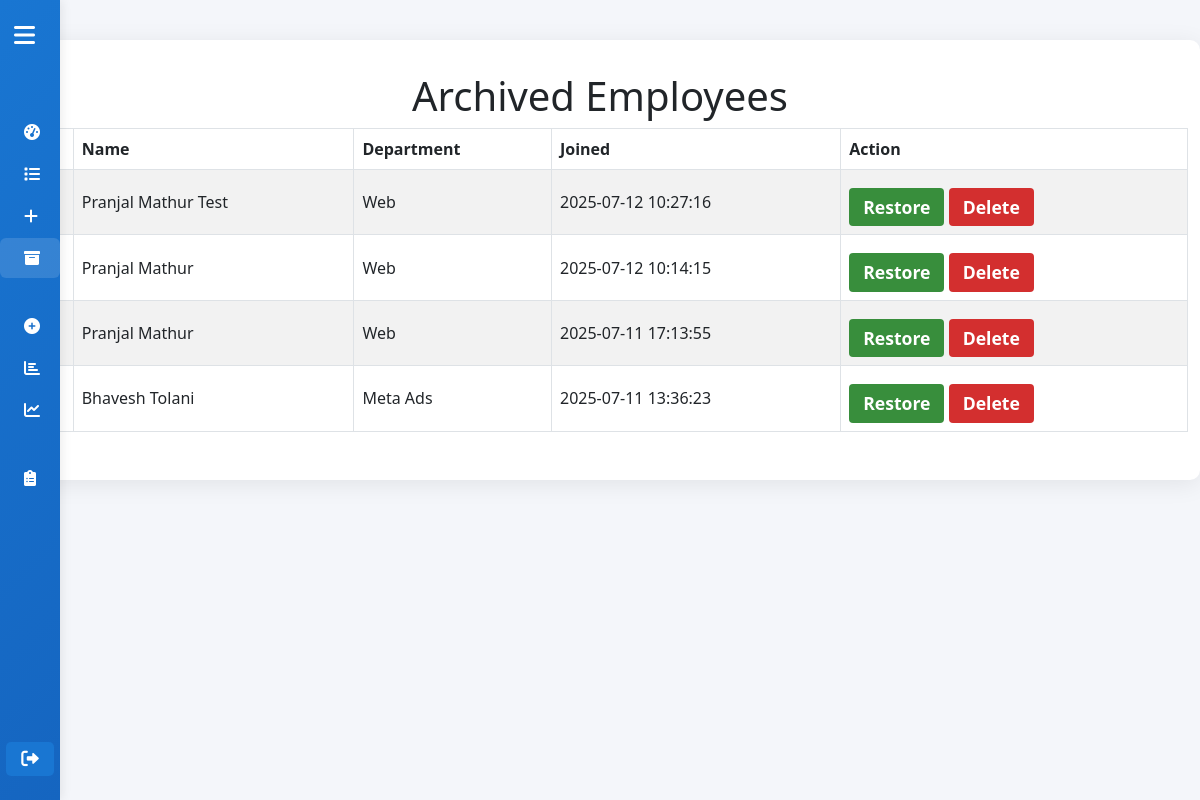
/archived_employees.php (signed in), run on the app's committed database.
### tables this page shows
CREATE TABLE `employees` (
  `id` int(11) NOT NULL,
  `name` varchar(100) NOT NULL,
  `department` varchar(100) DEFAULT NULL,
  `created_at` timestamp NULL DEFAULT current_timestamp(),
  `status` enum('active','inactive') NOT NULL DEFAULT 'active',
  `email` varchar(255) DEFAULT NULL,
  `dob` date DEFAULT NULL,
  `company_email` varchar(255) DEFAULT NULL,
  `date_of_joining` date DEFAULT NULL,
  `documents_submitted` text DEFAULT NULL,
  `manager` varchar(255) DEFAULT NULL,
  `assets_given` text DEFAULT NULL,
  `basic_salary` decimal(10,2) DEFAULT 0.00,
  `phone` varchar(20) DEFAULT NULL,
  `emergency_phone` varchar(20) DEFAULT NULL,
  `father_name` varchar(100) DEFAULT NULL,
  `address` varchar(255) DEFAULT NULL,
  `city` varchar(100) DEFAULT NULL,
  `state` varchar(100) DEFAULT NULL,
  `qualification` varchar(100) DEFAULT NULL,
  `previous_employers` varchar(255) DEFAULT NULL,
  `bank_name` varchar(100) DEFAULT NULL,
  `branch_name` varchar(100) DEFAULT NULL,
  `account_number` varchar(50) DEFAULT NULL,
  `ifsc_code` varchar(20) DEFAULT NULL,
  `username` varchar(50) DEFAULT NULL,
  `password_hash` varchar(255) DEFAULT NULL
);

### archived_employees.php (the view, shortened to what this page needs)
<?php
require 'db.php';
$employees = [];
$result = $conn->query("SELECT * FROM employees WHERE status = 'inactive' ORDER BY id DESC");
if ($result) {
    while ($row = $result->fetch_assoc()) {
        $employees[] = $row;
    }
}
?>
<!DOCTYPE html>
<html lang="en">
<head>
    <link rel="stylesheet" href="style.css">
</head>
<body>
    <?php include 'header.php'; ?>
<div class="container">
    <h1>Archived Employees</h1>
    <table border="1" class="table table-striped table-bordered align-middle">
        <thead>
            <tr>
                <th>ID</th>
                <th>Name</th>
                <th>Department</th>
                <th>Joined</th>
                <th>Action</th>
            </tr>
        </thead>
        <tbody>
        <?php if (count($employees) > 0): ?>
            <?php foreach ($employees as $emp): ?>
                <tr>
                    <td><?= htmlspecialchars($emp['id']) ?></td>
                    <td><?= htmlspecialchars($emp['name']) ?></td>
                    <td><?= htmlspecialchars($emp['department']) ?></td>
                    <td><?= htmlspecialchars($emp['created_at']) ?></td>
                    <td>
    <form method="POST" action="restore.php" style="display:inline;">
        <button type="submit" style="background:#388e3c; color:#fff; border:none; padding:6px 14px; border-radius:4px; font-weight:600; cursor:pointer;">Restore</button>
    </form>
    <form method="POST" action="delete_employee_permanent.php" style="display:inline;" onsubmit="return confirm('Are you sure you want to permanently delete this employee? This cannot be undone!');">
        <button type="submit" style="background:#d32f2f; color:#fff; border:none; padding:6px 14px; border-radius:4px; font-weight:600; cursor:pointer;">Delete</button>
    </form>
</td>
                </tr>
            <?php endforeach; ?>
        <?php else: ?>
            <tr><td colspan="5">No archived employees found.</td></tr>
        <?php endif; ?>
        </tbody>
    </table>
</div>
</body>
</html>

### style.css (style rules this page uses)
body { font-family: 'Segoe UI', Arial, sans-serif; background: #f4f6f8; margin: 0; padding: 0; }
.container { max-width: 1240px !important; margin: 40px auto; background: #fff; border-radius: 10px; box-shadow: 0 4px 24px rgba(0,0,0,0.08); padding: 32px 24px 32px 24px; }
h1, h2 { text-align: center; color: #2d3a4b; margin-bottom: 24px; }
form { display: flex; flex-wrap: wrap; gap: 20px; margin-bottom: 32px; justify-content: space-between; }
button[type="submit"] { flex: 1 1 100%; padding: 12px 0; background: #1976d2; color: #fff; border: none; border-radius: 5px; font-size: 1.1rem; font-weight: 600; cursor: pointer; margin-top: 10px; transition: background 0.2s; }

### header.php (style rules this page uses)
body { background: #f4f6fa; }

### data on the page
employees: id "18", name "Pranjal Mathur Test", department "Web", created_at "2025-07-12 10:27:16"
employees: id "17", name "Pranjal Mathur", department "Web", created_at "2025-07-12 10:14:15"
employees: id "16", name "Pranjal Mathur", department "Web", created_at "2025-07-11 17:13:55"
employees: id "15", name "Bhavesh Tolani", department "Meta Ads", created_at "2025-07-11 13:36:23"
